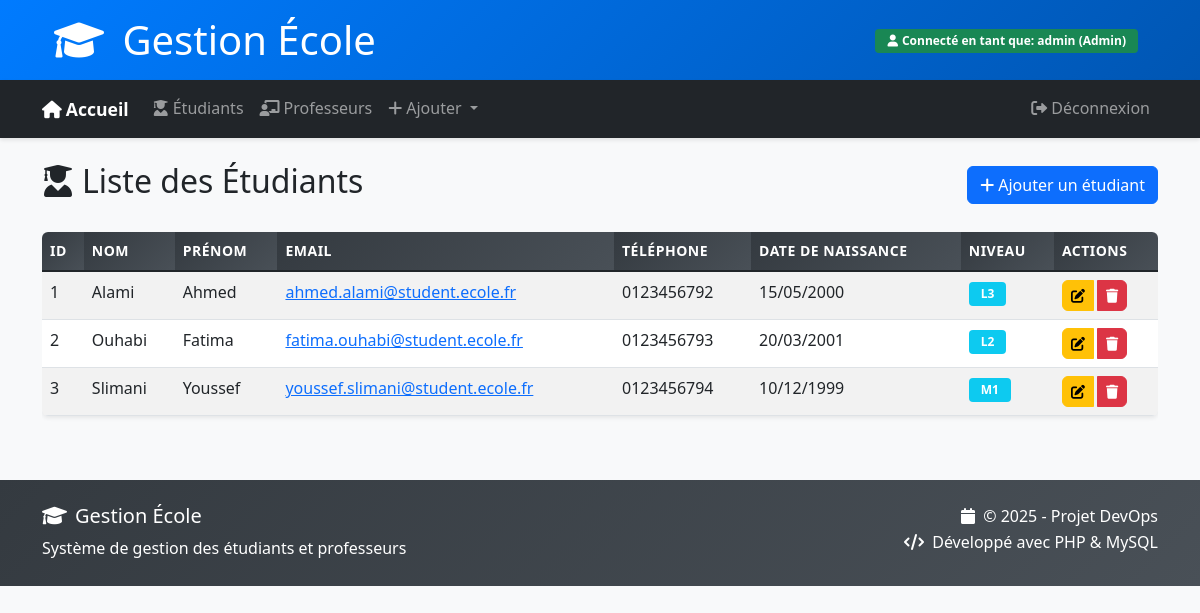
Screenshot of /IHM/Etudiant/affichage.php (signed in) with the database file from the repository.
### tables this page shows
CREATE TABLE IF NOT EXISTS etudiants (
    id INT AUTO_INCREMENT PRIMARY KEY,
    nom VARCHAR(100) NOT NULL,
    prenom VARCHAR(100) NOT NULL,
    email VARCHAR(100) UNIQUE,
    telephone VARCHAR(20),
    date_naissance DATE,
    niveau VARCHAR(50),
    created_at TIMESTAMP DEFAULT CURRENT_TIMESTAMP
);

### Acces_BD/connexion.php (called while the page is built, shortened)
<?php
function Connect()
{
    $env = parse_ini_file(__DIR__ . "/.env");
    $server = $env['serveur'];
    $user = $env['utilisateur'];
    $password = $env['password'];
    $dbname = $env['db_name'];
    $conn = new mysqli($server, $user, $password, $dbname);
    return $conn;
}

### Acces_BD/Etudiant.php (called while the page is built, shortened)
<?php
require_once 'connexion.php';
class Etudiant {
    private $conn;
    public function __construct() {
        $this->conn = Connect();
    }
    public function afficherTous() {
        $sql = "SELECT * FROM etudiants ORDER BY nom ASC";
        $result = $this->conn->query($sql);
        if ($result->num_rows > 0) {
            return $result->fetch_all(MYSQLI_ASSOC);
        }
        return [];
    }
}
?>

### IHM/Etudiant/affichage.php (the view, shortened to what this page needs)
<?php
require_once '../../Acces_BD/Etudiant.php';
include('../public/header.php');
include('../public/nav_barre.php');
$etudiant = new Etudiant();
$etudiants = $etudiant->afficherTous();
?>
<div class="container mt-4">
    <div class="row">
        <div class="col-12">
            <div class="d-flex justify-content-between align-items-center mb-4">
                <h2><i class="fas fa-user-graduate me-2"></i>Liste des Étudiants</h2>
                <?php if ($_SESSION['role'] === 'admin' || $_SESSION['role'] === 'professeur'): ?>
                    <a href="form.php" class="btn btn-primary">
                        <i class="fas fa-plus me-1"></i>Ajouter un étudiant
                    </a>
                <?php endif; ?>
            </div>
            <?php if (empty($etudiants)): ?>
                <div class="alert alert-info">
                    <i class="fas fa-info-circle me-2"></i>
                    Aucun étudiant trouvé dans la base de données.
                </div>
            <?php else: ?>
                <div class="table-responsive">
                    <table class="table table-striped table-hover">
                        <thead class="table-dark">
                            <tr>
                                <th>ID</th>
                                <th>Nom</th>
                                <th>Prénom</th>
                                <th>Email</th>
                                <th>Téléphone</th>
                                <th>Date de naissance</th>
                                <th>Niveau</th>
                                <th>Actions</th>
                            </tr>
                        </thead>
                        <tbody>
                            <?php foreach ($etudiants as $etudiant_data): ?>
                                <tr>
                                    <td><?php echo htmlspecialchars($etudiant_data['id']); ?></td>
                                    <td><?php echo htmlspecialchars($etudiant_data['nom']); ?></td>
                                    <td><?php echo htmlspecialchars($etudiant_data['prenom']); ?></td>
                                    <td>
                                        <a href="mailto:<?php echo htmlspecialchars($etudiant_data['email']); ?>">
                                            <?php echo htmlspecialchars($etudiant_data['email']); ?>
                                        </a>
                                    </td>
                                    <td><?php echo htmlspecialchars($etudiant_data['telephone']); ?></td>
                                    <td><?php echo date('d/m/Y', strtotime($etudiant_data['date_naissance'])); ?></td>
                                    <td>
                                        <span class="badge bg-info">
                                            <?php echo htmlspecialchars($etudiant_data['niveau']); ?>
                                        </span>
                                    </td>
                                    <td>
                                        <div class="btn-group" role="group">
                                            <a href="form.php?id=<?php echo $etudiant_data['id']; ?>"
                                               class="btn btn-sm btn-warning" title="Modifier">
                                                <i class="fas fa-edit"></i>
                                            </a>
                                            <?php if ($_SESSION['role'] === 'admin' || $_SESSION['role'] === 'professeur'): ?>
                                                <a href="../../Gestion_Actions/Etudiant.php?action=delete&id=<?php echo $etudiant_data['id']; ?>"
                                                   class="btn btn-sm btn-danger"
                                                   title="Supprimer"
                                                   onclick="return confirmDelete('Êtes-vous sûr de vouloir supprimer cet étudiant ?')">
                                                    <i class="fas fa-trash"></i>
                                                </a>
                                            <?php endif; ?>
                                        </div>
                                    </td>
                                </tr>
                            <?php endforeach; ?>
                        </tbody>
                    </table>
                </div>
            <?php endif; ?>
        </div>
    </div>
</div>
<?php include('../public/footer.php'); ?>

### IHM/public/header.php (shortened to what this page needs)
<!DOCTYPE html>
<html lang="fr">
<head>
    <link href="https://cdn.jsdelivr.net/npm/bootstrap@5.1.3/dist/css/bootstrap.min.css" rel="stylesheet">
    <link href="https://cdnjs.cloudflare.com/ajax/libs/font-awesome/6.0.0/css/all.min.css" rel="stylesheet">
    <link href="IHM/public/styles.css" rel="stylesheet">
</head>
<body>
    <div class="container-fluid">
        <div class="row">
            <header class="col-12 bg-primary text-white py-3">
                <div class="container">
                    <div class="row align-items-center">
                        <div class="col-md-6">
                            <h1 class="mb-0">
                                <i class="fas fa-graduation-cap me-2"></i>
                                Gestion École
                            </h1>
                        </div>
                        <div class="col-md-6 text-end">
                            <?php
                            if (isset($_SESSION['logged_in']) && $_SESSION['logged_in']) {
                                echo '<span class="badge bg-success me-2">';
                                echo '<i class="fas fa-user me-1"></i>';
                                echo 'Connecté en tant que: ' . htmlspecialchars($_SESSION['username']);
                                echo ' (' . ucfirst($_SESSION['role']) . ')';
                                echo '</span>';
                            }
                            ?>
                        </div>
                    </div>
                </div>
            </header>
        </div>
    </div>

### IHM/public/nav_barre.php (shortened to what this page needs)
<?php
$is_logged_in = isset($_SESSION['logged_in']) && $_SESSION['logged_in'];
$user_role = isset($_SESSION['role']) ? $_SESSION['role'] : '';
?>
<nav class="navbar navbar-expand-lg navbar-dark bg-dark">
    <div class="container">
        <a class="navbar-brand" href="index.php">
            <i class="fas fa-home me-1"></i>Accueil
        </a>
        <div class="collapse navbar-collapse" id="navbarNav">
            <ul class="navbar-nav me-auto">
                <?php if ($is_logged_in): ?>
                    <li class="nav-item">
                        <a class="nav-link" href="IHM/Etudiant/affichage.php">
                            <i class="fas fa-user-graduate me-1"></i>Étudiants
                        </a>
                    </li>
                    <li class="nav-item">
                        <a class="nav-link" href="IHM/Prof/affichage.php">
                            <i class="fas fa-chalkboard-teacher me-1"></i>Professeurs
                        </a>
                    </li>
                    <?php if ($user_role === 'admin' || $user_role === 'professeur'): ?>
                        <li class="nav-item dropdown">
                            <a class="nav-link dropdown-toggle" href="#" id="navbarDropdown" role="button" data-bs-toggle="dropdown">
                                <i class="fas fa-plus me-1"></i>Ajouter
                            </a>
                        </li>
                    <?php endif; ?>
                <?php endif; ?>
            </ul>
            <ul class="navbar-nav">
                <?php if ($is_logged_in): ?>
                    <li class="nav-item">
                        <a class="nav-link" href="Gestion_Actions/logout.php">
                            <i class="fas fa-sign-out-alt me-1"></i>Déconnexion
                        </a>
                    </li>
                <?php endif; ?>
            </ul>
        </div>
    </div>
</nav>

### IHM/public/footer.php (shortened to what this page needs)
    <footer class="bg-dark text-white py-4 mt-5">
        <div class="container">
            <div class="row">
                <div class="col-md-6">
                    <h5><i class="fas fa-graduation-cap me-2"></i>Gestion École</h5>
                    <p class="mb-0">Système de gestion des étudiants et professeurs</p>
                </div>
                <div class="col-md-6 text-end">
                    <p class="mb-0">
                        <i class="fas fa-calendar me-1"></i>
                        © <?php echo date('Y'); ?> - Projet DevOps
                    </p>
                    <p class="mb-0">
                        <i class="fas fa-code me-1"></i>
                        Développé avec PHP & MySQL
                    </p>
                </div>
            </div>
        </div>
    </footer>
</body>
</html>

### IHM/public/styles.css (style rules this page uses)
:root { --primary-color: #007bff; --secondary-color: #6c757d; --success-color: #28a745; --info-color: #17a2b8; --warning-color: #ffc107; --danger-color: #dc3545; --light-color: #f8f9fa; --dark-color: #343a40; --border-radius: 0.375rem; --box-shadow: 0 0.125rem 0.25rem rgba(0, 0, 0, 0.075); }
body { font-family: 'Segoe UI', Tahoma, Geneva, Verdana, sans-serif; background-color: #f8f9fa; line-height: 1.6; }
header.bg-primary { background: linear-gradient(135deg, #007bff 0%, #0056b3 100%) !important; box-shadow: 0 2px 4px rgba(0, 0, 0, 0.1); }
.navbar { box-shadow: 0 2px 4px rgba(0, 0, 0, 0.1); }
.navbar-brand { font-weight: 600; font-size: 1.1rem; }
.nav-link { font-weight: 500; transition: color 0.3s ease; }
.btn { border-radius: var(--border-radius); font-weight: 500; transition: all 0.3s ease; }
.btn-group .btn { margin-right: 0.25rem; }
.btn-group .btn:last-child { margin-right: 0; }
.table { background-color: white; border-radius: var(--border-radius); overflow: hidden; box-shadow: var(--box-shadow); }
.table thead th { background: linear-gradient(135deg, #343a40 0%, #495057 100%); border: none; font-weight: 600; text-transform: uppercase; font-size: 0.875rem; letter-spacing: 0.5px; }
.table tbody tr { transition: background-color 0.2s ease; }
.badge { font-size: 0.75rem; padding: 0.375rem 0.75rem; border-radius: 0.25rem; }
footer { margin-top: auto; background: linear-gradient(135deg, #343a40 0%, #495057 100%) !important; }

### rows the page displays
etudiants: id "1", nom "Alami", prenom "Ahmed", email "ahmed.alami@student.ecole.fr", telephone "0123456792", date_naissance "15/05/2000", niveau "L3"
etudiants: id "2", nom "Ouhabi", prenom "Fatima", email "fatima.ouhabi@student.ecole.fr", telephone "0123456793", date_naissance "20/03/2001", niveau "L2"
etudiants: id "3", nom "Slimani", prenom "Youssef", email "youssef.slimani@student.ecole.fr", telephone "0123456794", date_naissance "10/12/1999", niveau "M1"

### other values shown
$_SESSION['username'] "admin"
$_SESSION['role'] "Admin"
